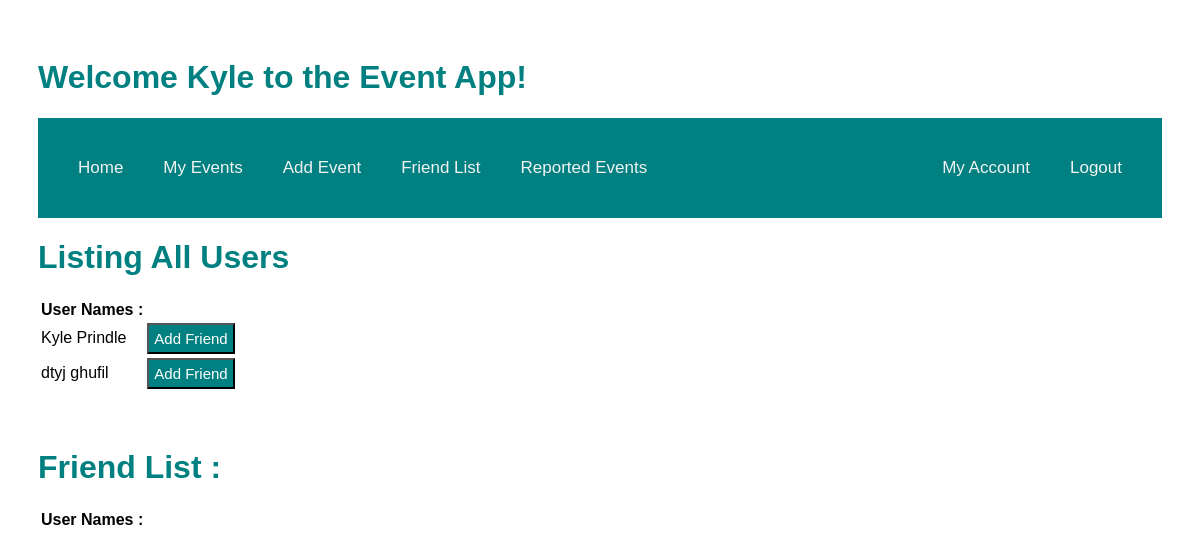
Before: /events/friends (signed in) with the older database file.
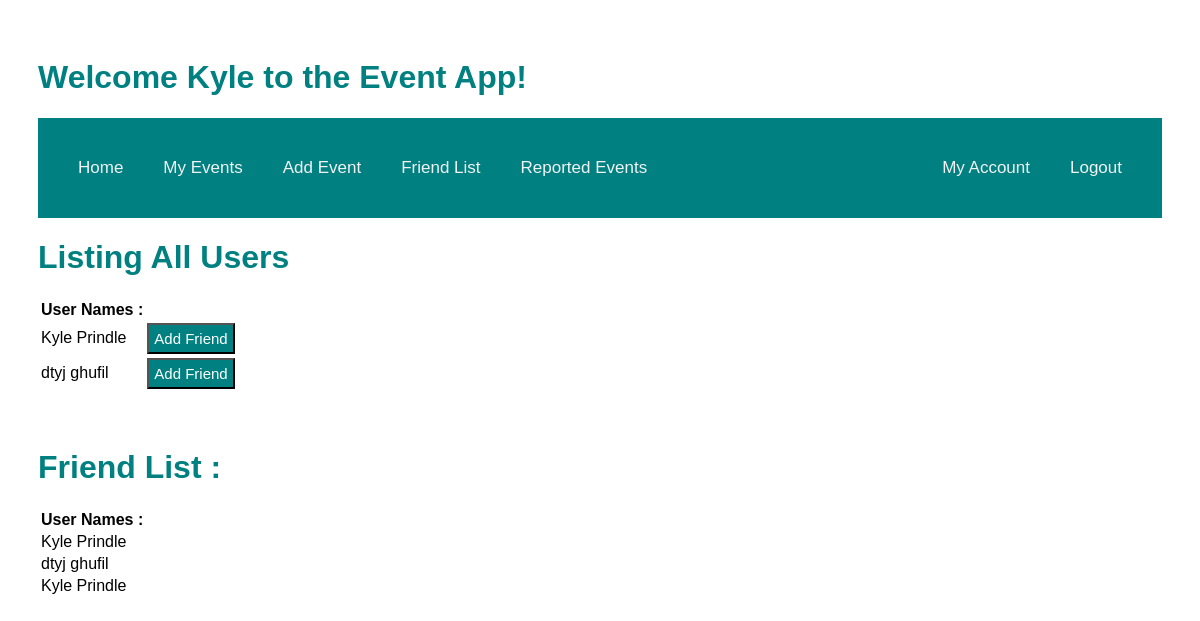
After: the same page with the newer database file.
### models.py (models this page shows, shortened)
class User(db.Model):
    id = db.Column("id", db.Integer, primary_key=True)
    first_name = db.Column("first_name", db.String(100))
    last_name = db.Column("last_name", db.String(100))
    email = db.Column("email", db.String(100))
    password = db.Column(db.String(255), nullable=False)
    registered_on = db.Column(db.DateTime, nullable=False)
    events = db.relationship("Event", backref="user", lazy=True)
    comments = db.relationship("Comment", backref="user", lazy=True)

class Friendship (db.Model):
    id = db.Column(db.Integer, primary_key=True)
    friend_id = db.Column(db.Integer, db.ForeignKey("user.id"), nullable=False)
    user_id = db.Column(db.Integer, db.ForeignKey("user.id"), nullable=False)
    friend = db.relationship("User", backref="user", lazy=True, primaryjoin=friend_id==User.id)

### main.py (the view)
@app.route('/events/friends')
def get_friends():
    if session.get('user'):
        users = db.session.query(User).all()
        my_friends = db.session.query(Friendship).filter_by(user_id = session['user_id']).all()
        return render_template('friends.html', users=users, user=session['user'],friends=my_friends )
    else:
        return redirect(url_for('login'))

### templates/friends.html (shortened to what this page needs)
<!DOCTYPE html>
<html lang="en">
    <head>
        <link rel="stylesheet" href="{{ url_for('static', filename='main.css') }}">
    </head>
    <body>
     <h1>Welcome {{user}} to the Event App!</h1>
     <div class="topnav">
    <nav>
            <a href="{{ url_for('home')}}" class="left"> Home </a>
            <a href="/events" class="left"> My Events </a>
            <a href="{{url_for('new_event')}}" class="left"> Add Event</a>
            <a href="{{url_for('get_friends')}}" class="left"> Friend List</a>
            <a href="{{url_for('get_reports')}}" class="left"> Reported Events </a>
            <a href="{{ url_for('logout')}}" class="right">Logout</a>
            <a href="{{url_for('get_account')}}" class="right"> My Account</a>
        </nav>
     </div>
    <table class="friendlist">
        <h1>Listing All Users</h1>
            <tr>
                <th>User Names :</th>
            </tr>
            {% for user in users %}
            <tr>
                <td>{{user.first_name + " "}}{{user.last_name}}</td>
                <td>
                    <form action = "{{ url_for('friend_add', friend_id=user.id) }}" method="post">
                        <input type="submit" value="Add Friend">
                    </form>
                </td>
            </tr>
            {% endfor %}
        </table>
     <br><br>
    <table class="friendlist">
        <h1> Friend List :</h1>
        <tr>
            <th>User Names : </th>
        </tr>
        {% for friend in friends %}
        <tr>
            <td>{{ friend.friend.first_name + " "}}{{friend.friend.last_name}}</td>
        </tr>
        {% endfor %}
    </table>
    </body>
</html>

### static/main.css (style rules this page uses)
body { padding: 30px 30px; font-family: Arial, Helvetica, sans-serif; }
h1 { color: teal; }
.right { float: right; }
.left { float: left; }
.topnav { overflow: hidden; background-color: teal; padding: 20px; }
.topnav a { color: #f2f2f2; padding: 20px 20px; text-decoration: none; font-size: 17px; }
.friendlist th { font-weight: bold; }
input[type='submit'] { background-color: teal; color: white; font-size: 15px; padding:5px; font-family: Palatino Linotype, sans-serif; }

Changed rows visible on the page:
added Friendship: friend "Kyle", friend.last_name "Prindle"
added Friendship: friend "dtyj", friend.last_name "ghufil"
added Friendship: friend "Kyle", friend.last_name "Prindle"
